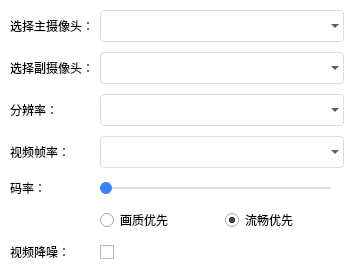
<?xml version="1.0" encoding="UTF-8"?>
<ui version="4.0">
 <class>DlgVideoSet</class>
 <widget class="QDialog" name="DlgVideoSet">
  <property name="geometry">
   <rect>
    <x>0</x>
    <y>0</y>
    <width>354</width>
    <height>273</height>
   </rect>
  </property>
  <property name="windowTitle">
   <string>视频设置</string>
  </property>
  <property name="styleSheet">
   <string notr="true">#DlgVideoSet {
	background: rgb(255,255,255);
}
QComboBox {
	background: transparent;
	border: 1px solid rgb(221,221,221);
	border-radius: 4px;
	min-height: 30px;
	max-height: 30px;
	padding-left: 8px;
	padding-right: 8px;
}
QComboBox:hover {
	border-color:rgb(57,129,252);
}
QComboBox::drop-down {
	padding-top: 5px;
	image: url(:/Resources/dropDown.png);
}
QComboBox QAbstractItemView{
	margin-top:1;
	outline:0;	
	border:1px solid rgb(225,225,225);
	background-color:rgb(255,255,255);
	selection-background-color:rgb(80,145,255);
}
QComboBox QAbstractItemView::item{
	min-height:30px;
	max-height:30px;
}
QComboBox QAbstractItemView::item:hover{
    background-color:rgb(240,240,240);
	color:rgb(45,45,45);
}
QComboBox QAbstractItemView::item:selected{
    background-color:rgb(240,240,240);
	color:rgb(45,45,45);
}
QSlider {
	min-height: 20px;
	max-height: 20px;
	padding-left: 0px;
	padding-right: 0px;
}
QSlider::add-page:horizontal {       
	background-color:rgb(223,223,223);  
}  
QSlider::sub-page:horizontal {  
	background-color: rgb(57,129,252);
}  
QSlider::groove:horizontal {  
	background:transparent;  
	height:2px;  
}  
QSlider::handle:horizontal {
	height: 12px;
	width: 12px;
	margin-top: -5px;
	margin-bottom: -5px;
	border-radius: 6px;
	background: rgb(57,129,252);
}  </string>
  </property>
  <layout class="QFormLayout" name="formLayout">
   <property name="verticalSpacing">
    <number>10</number>
   </property>
   <property name="leftMargin">
    <number>10</number>
   </property>
   <property name="topMargin">
    <number>10</number>
   </property>
   <property name="rightMargin">
    <number>10</number>
   </property>
   <property name="bottomMargin">
    <number>10</number>
   </property>
   <item row="0" column="0">
    <widget class="QLabel" name="label">
     <property name="text">
      <string>选择主摄像头：</string>
     </property>
    </widget>
   </item>
   <item row="0" column="1">
    <widget class="QComboBox" name="cbBx_camSel"/>
   </item>
   <item row="1" column="0">
    <widget class="QLabel" name="label_5">
     <property name="text">
      <string>选择副摄像头：</string>
     </property>
    </widget>
   </item>
   <item row="1" column="1">
    <widget class="QComboBox" name="cbBx_camSel_2"/>
   </item>
   <item row="2" column="0">
    <widget class="QLabel" name="label_2">
     <property name="text">
      <string>分辨率：</string>
     </property>
    </widget>
   </item>
   <item row="2" column="1">
    <widget class="QComboBox" name="cbBx_resolution"/>
   </item>
   <item row="3" column="0">
    <widget class="QLabel" name="label_3">
     <property name="text">
      <string>视频帧率：</string>
     </property>
    </widget>
   </item>
   <item row="3" column="1">
    <widget class="QComboBox" name="cbBx_fps"/>
   </item>
   <item row="4" column="0">
    <widget class="QLabel" name="label_4">
     <property name="text">
      <string>码率：</string>
     </property>
    </widget>
   </item>
   <item row="4" column="1">
    <layout class="QHBoxLayout" name="horizontalLayout">
     <item>
      <widget class="QSlider" name="sld_bps">
       <property name="orientation">
        <enum>Qt::Horizontal</enum>
       </property>
      </widget>
     </item>
     <item>
      <widget class="QLabel" name="lbl_bps"/>
     </item>
    </layout>
   </item>
   <item row="5" column="1">
    <layout class="QHBoxLayout" name="horizontalLayout_2">
     <item>
      <widget class="QRadioButton" name="rb_qualityMode">
       <property name="text">
        <string>画质优先</string>
       </property>
      </widget>
     </item>
     <item>
      <widget class="QRadioButton" name="rb_smoothMode">
       <property name="text">
        <string>流畅优先</string>
       </property>
       <property name="checked">
        <bool>true</bool>
       </property>
      </widget>
     </item>
    </layout>
   </item>
   <item row="6" column="1">
    <widget class="QCheckBox" name="ck_denoise">
     <property name="styleSheet">
      <string notr="true">color: rgba(0, 0, 0,0);</string>
     </property>
     <property name="text">
      <string>aaaaaaaaaaaaaaaaaaaaa</string>
     </property>
    </widget>
   </item>
   <item row="6" column="0">
    <widget class="QLabel" name="label_6">
     <property name="text">
      <string>视频降噪：</string>
     </property>
    </widget>
   </item>
  </layout>
 </widget>
 <layoutdefault spacing="6" margin="11"/>
 <resources/>
 <connections/>
</ui>
